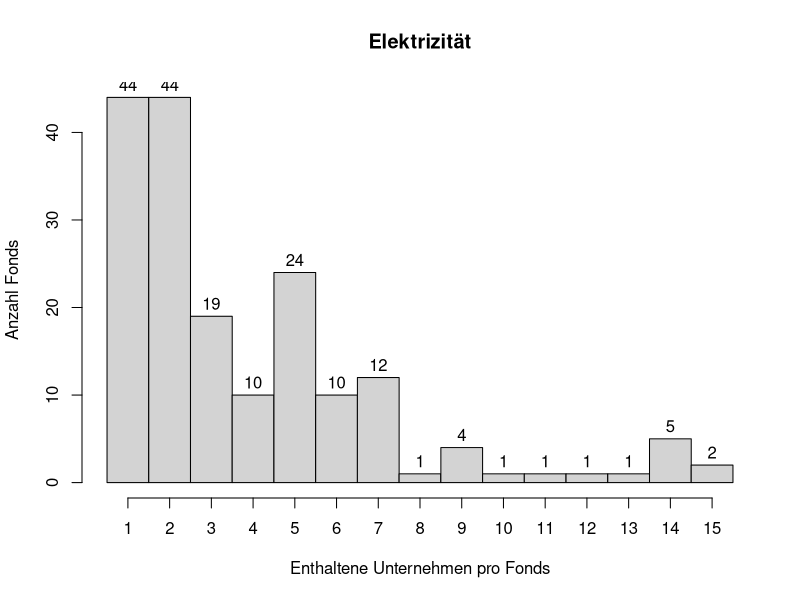

The R source for this figure:
# Setzen des Working Directorys
setwd("/Users/jonas/Documents/Promotion/Datenauswertung/Daten/Elektrizitaet")


# Aktivieren der Pakete
library(tidyverse)
library(dplyr)


# Einlesen der Auswertungstabelle Agrarchemie
# Die Auswertungstabelle wurde zuvor mit dem Programm Agrarchemie_Auswertung.R berechnet.
df_combined <- read.csv2("Elektrizitaet_Auswertung.csv", row.names = 1)


# Anfügen einer weiteren Spalte mit der Summe aller Treffer pro Fonds
df_combined$Summe <- rowSums(df_combined)


# Erstellen eines neuen Data Frames unter Zuweisung des Werts NA bei einer Summe 0
# Diese Anpassung dient der statistischen Auswertung. Fonds, die kein einziges Unternehmen der Branche halten, sind neutral in ihrem Interesse und müssen daher bei der Auswertung ausgeklammert werden.
df_cleaned <- df_combined
df_cleaned$Summe [df_cleaned$Summe == 0] <- NA


# Statistische Auswertung der Verteilung mit 0
summary(df_combined$Summe)


# Statistische Auswertung der Verteilung ohne 0
summary(df_cleaned$Summe)


# Grafische Darstellung mittels Histogramm
h <- hist(df_cleaned$Summe,
          main = "Elektrizität",
          xlab = "Enthaltene Unternehmen pro Fonds",
          ylab = "Anzahl Fonds",
          breaks = seq(0.5, 15.5, length = 16),
          xaxt = 'n')
axis(side = 1, at=seq(1, 15, 1))
text(h$mids, h$counts, labels = h$counts, adj = c(0.5, -0.5))
